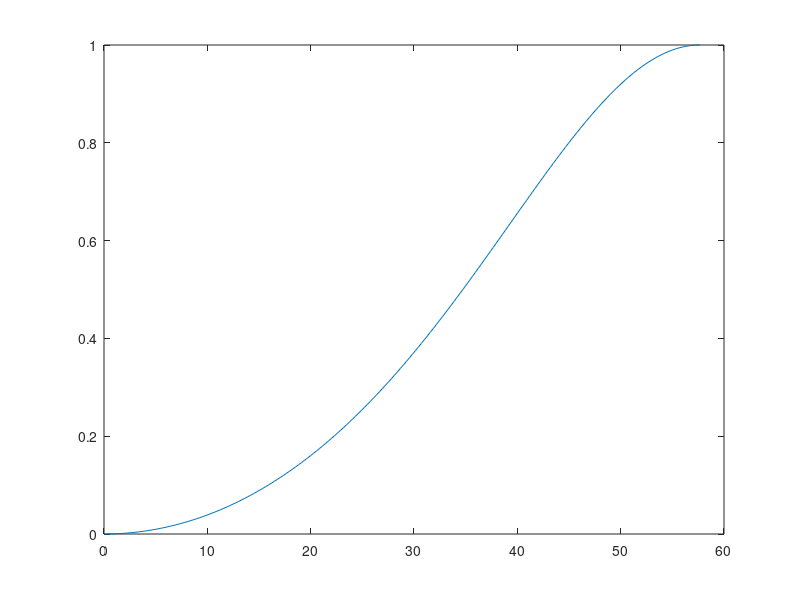

The MATLAB script that drew this image: (Note: this script raises an error after producing the figure.)
%% Solve for DOLP & theta_i
% load('C:\Users\tracy\Downloads\saksham_polarimetric_cam\final_S_map.mat')
%%
ni = 1;
nt = 1.58;%1.333; 57.68 for EMG 905
thI = linspace(0.0000001, atan(nt/ni), 200);
thT = asin(ni*sin(thI)/nt);

alpha = 0.5*(tan(thI-thT)./tan(thI+thT)).^2;
eta = 0.5*(sin(thI-thT)./sin(thI+thT)).^2;

DOLP = abs((alpha - eta)./(alpha + eta));
figure;
plot(thI*180/pi, DOLP)
%% Calculate DOLP and invert to get angle of incidence
dolp = zeros(size(final_S_map,1),size(final_S_map,2),size(final_S_map,4));
theta = zeros(size(final_S_map,1),size(final_S_map,2),size(final_S_map,4));

for i = 1:1:size(final_S_map,1)
    for j= 1:1:size(final_S_map,2)
        for x =1
            dolp(i,j,x) = ...
                sqrt(final_S_map(i,j,2)^2 + ...
                final_S_map(i,j,3)^2)/final_S_map(i,j,1);
            theta(i,j,x) = interp1(DOLP,thI,dolp(i,j,x))*180/pi; % in degrees
        end
    end
end
%% save
save('C:\Users\tracy\Downloads\saksham_polarimetric_cam\dolp_theta.mat','dolp','theta', '-v7.3')
%% plot
% load('../dolp_theta.mat')
% load('../final_S_map.mat')
x = 1:1:size(final_S_map,2);
y = 1:1:size(final_S_map,1);
[X,Y] = meshgrid(x,y);


v = VideoWriter('C:\Users\tracy\Downloads\saksham_polarimetric_cam\dolp.avi');
open(v);
figure();
for t = 1:3:30
   t
   contourf(X,Y,theta(:,:,t), 2);
   colorbar();
   frame = getframe(gcf);
   writeVideo(v,frame);
end

close(v);


